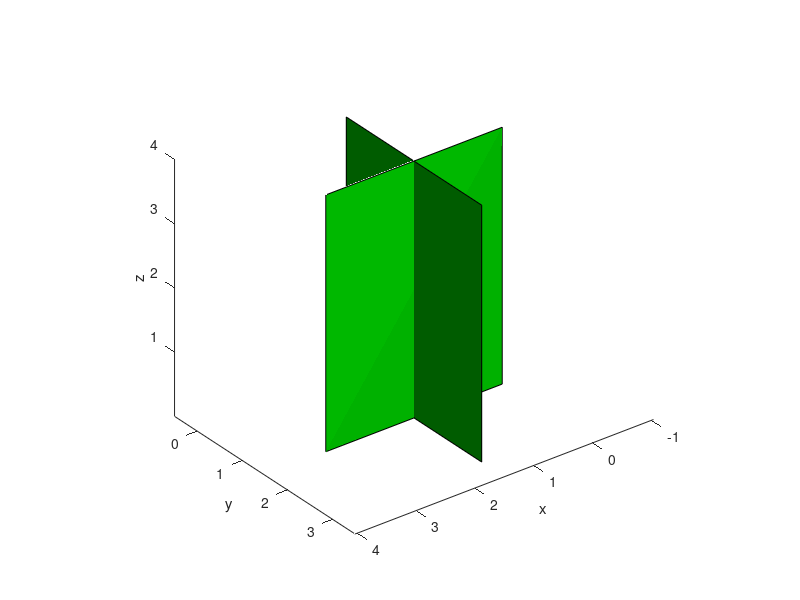

Source code (MATLAB):
vertices = [0, 1.5, 0;3, 1.5, 0;3 ,1.5, 4;0, 1.5, 4;]; 
faces = [1, 2, 3, 4]; % face #1
vertices2 =[1.5, 0, 0; 1.5, 3, 0; 1.5, 3, 4; 1.5, 0, 4];
faces2 =[1, 2, 3, 4];

hojas1 = patch('Faces', faces, 'Vertices', vertices, 'FaceColor', 'g');
hojas2 = patch('Faces', faces2, 'Vertices', vertices2, 'FaceColor', 'g');


xlabel('x'); ylabel('y'); zlabel('z');
axis vis3d equal;
view([142.5, 30]);
camlight;